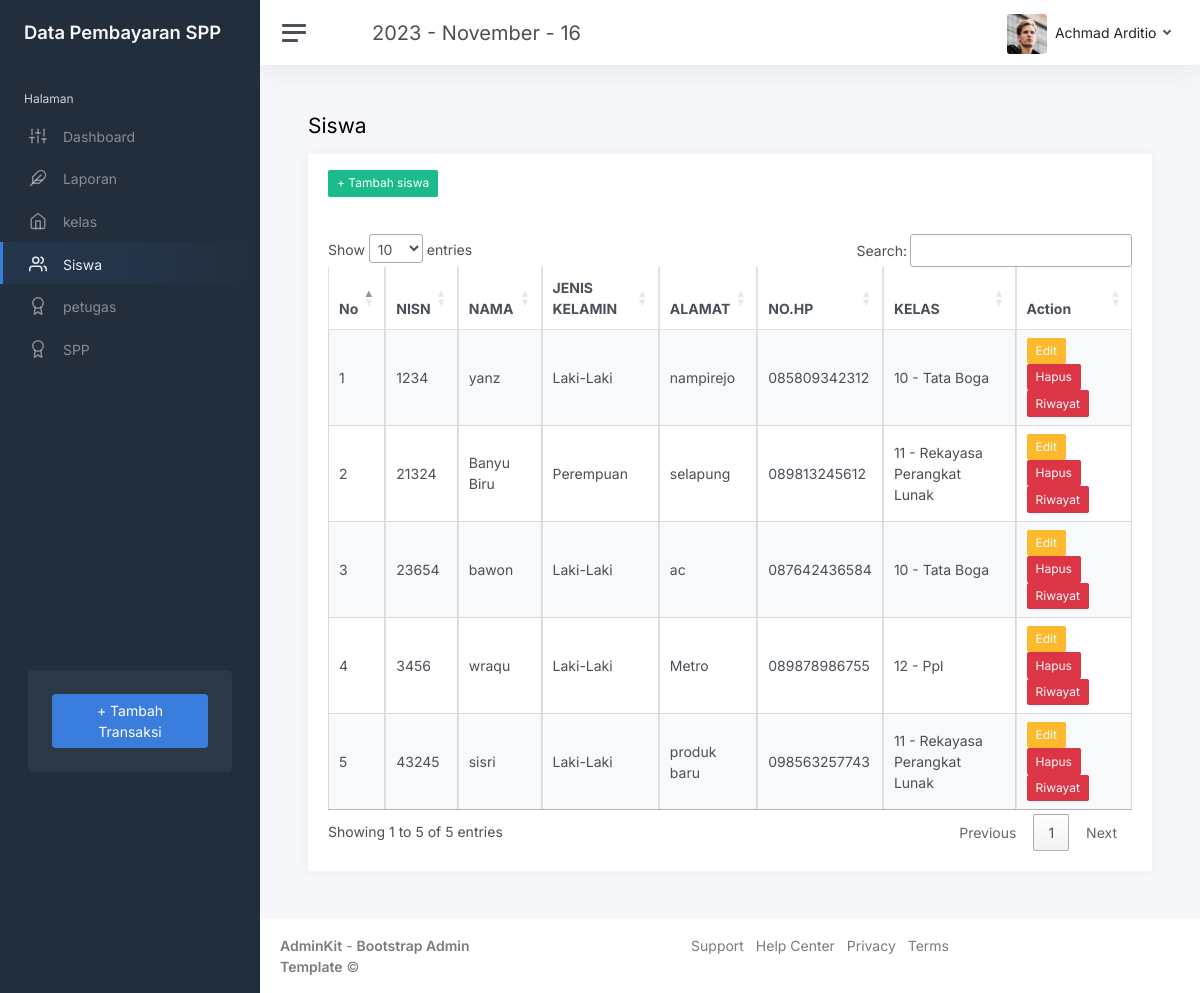
The app's page /index.php?page=Siswa (signed in) with its own data.
### tables this page shows
CREATE TABLE `siswa` (
  `nisn` char(10) NOT NULL,
  `nis` varchar(4) DEFAULT NULL,
  `nama` varchar(35) DEFAULT NULL,
  `jk` char(15) DEFAULT NULL,
  `id_kelas` int(11) DEFAULT NULL,
  `alamat` text DEFAULT NULL,
  `no_telp` varchar(13) DEFAULT NULL,
  `password` varchar(32) DEFAULT NULL
);

CREATE TABLE `kelas` (
  `id_kelas` int(11) NOT NULL,
  `kelas` varchar(10) DEFAULT NULL,
  `kompetensi_keahlian` varchar(50) DEFAULT NULL
);

### siswa.php (the view, shortened to what this page needs)
<h1 class="h3 mb-3">Siswa</h1>
<div class="row">
    <div class="col-12">
        <div class="card flex-fill">
            <div class="card-header">
                <a href="?page=tambah_siswa" class="btn btn-success btn-sm" <?= ($role == 'siswa' || $role == 'petugas' ? 'hidden' : '') ?>>+ Tambah siswa</a>
            </div>
            <div class="card-body">
                <table class="table table-bordered table-striped table-hover cell-border" id="siswa">
                    <thead>
                        <tr>
                            <th>No</th>
                            <th>NISN</th>
                            <th>NAMA</th>
                            <th>JENIS KELAMIN</th>
                            <th>ALAMAT</th>
                            <th>NO.HP</th>
                            <th>KELAS</th>
                            <th>Action</th>
                        </tr>
                    </thead>
                    <tbody>
                        <?php
                        $No = 1;
                        $query = mysqli_query($koneksi, "SELECT * FROM siswa INNER JOIN kelas ON siswa.id_kelas=kelas.id_kelas");
                        while ($data = mysqli_fetch_array($query)) {
                        ?>
                            <tr>
                                <td><?php echo $No ?></td>
                                <td><?php echo $data['nisn'] ?></td>
                                <td><?php echo $data['nama'] ?></td>
                                <td><?php echo $data['jk'] ?></td>
                                <td><?php echo $data['alamat'] ?></td>
                                <td><?php echo $data['no_telp'] ?></td>
                                <td><?php echo $data['kelas'] ?> - <?php echo ucwords($data['kompetensi_keahlian']) ?></td>
                                <td>
                                    <?php
                                    if ($role == 'admin') {
                                    ?>
                                        <a href="?page=edit_siswa&id=<?php echo $data['nisn']; ?>" class="btn btn-warning btn-sm">Edit</a>
                                        <a href="?page=hapus_siswa&id=<?php echo $data['nisn']; ?>" class="btn btn-danger btn-sm">Hapus</a>
                                    <?php
                                    }
                                    ?>
                                    <a href="?page=transaksi&id=<?php echo $data['nisn']; ?>" class="btn btn-danger btn-sm">Riwayat</a>
                                </td>
                            </tr>
                        <?php
                            $No++;
                        }
                        ?>
                    </tbody>
                </table>
            </div>
        </div>
    </div>
</div>

### records on screen
siswa: nisn "1234", nama "yanz", jk "Laki-Laki", alamat "nampirejo", no_telp "085809342312", id_kelas.kelas "10", id_kelas.kompetensi_keahlian "Tata Boga"
siswa: nisn "21324", nama "Banyu Biru", jk "Perempuan", alamat "selapung", no_telp "089813245612", id_kelas.kelas "11", id_kelas.kompetensi_keahlian "Rekayasa Perangkat Lunak"
siswa: nisn "23654", nama "bawon", jk "Laki-Laki", alamat "ac", no_telp "087642436584", id_kelas.kelas "10", id_kelas.kompetensi_keahlian "Tata Boga"
siswa: nisn "3456", nama "wraqu", jk "Laki-Laki", alamat "Metro", no_telp "089878986755", id_kelas.kelas "12", id_kelas.kompetensi_keahlian "Ppl"
siswa: nisn "43245", nama "sisri", jk "Laki-Laki", alamat "produk baru", no_telp "098563257743", id_kelas.kelas "11", id_kelas.kompetensi_keahlian "Rekayasa Perangkat Lunak"

### other values on screen
$_SESSION['user']['nama_petugas'] "Achmad Arditio"
